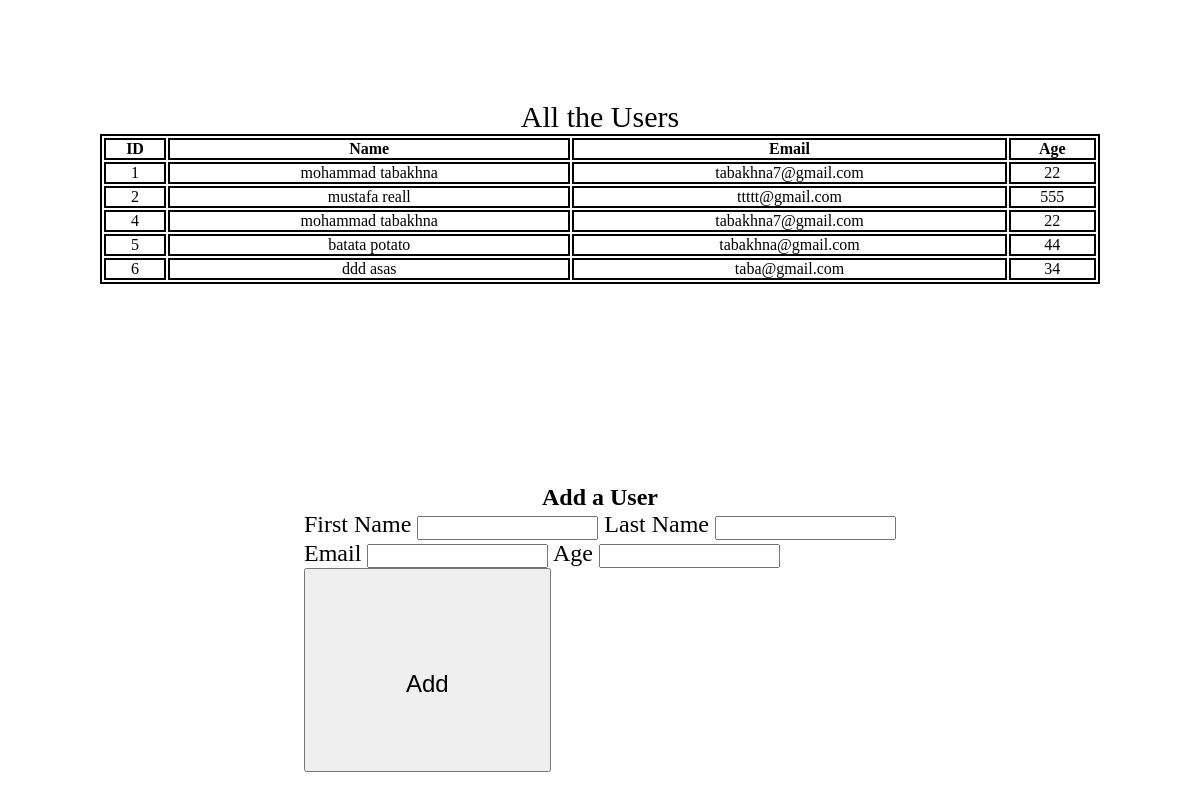
Before: / with the older database file.
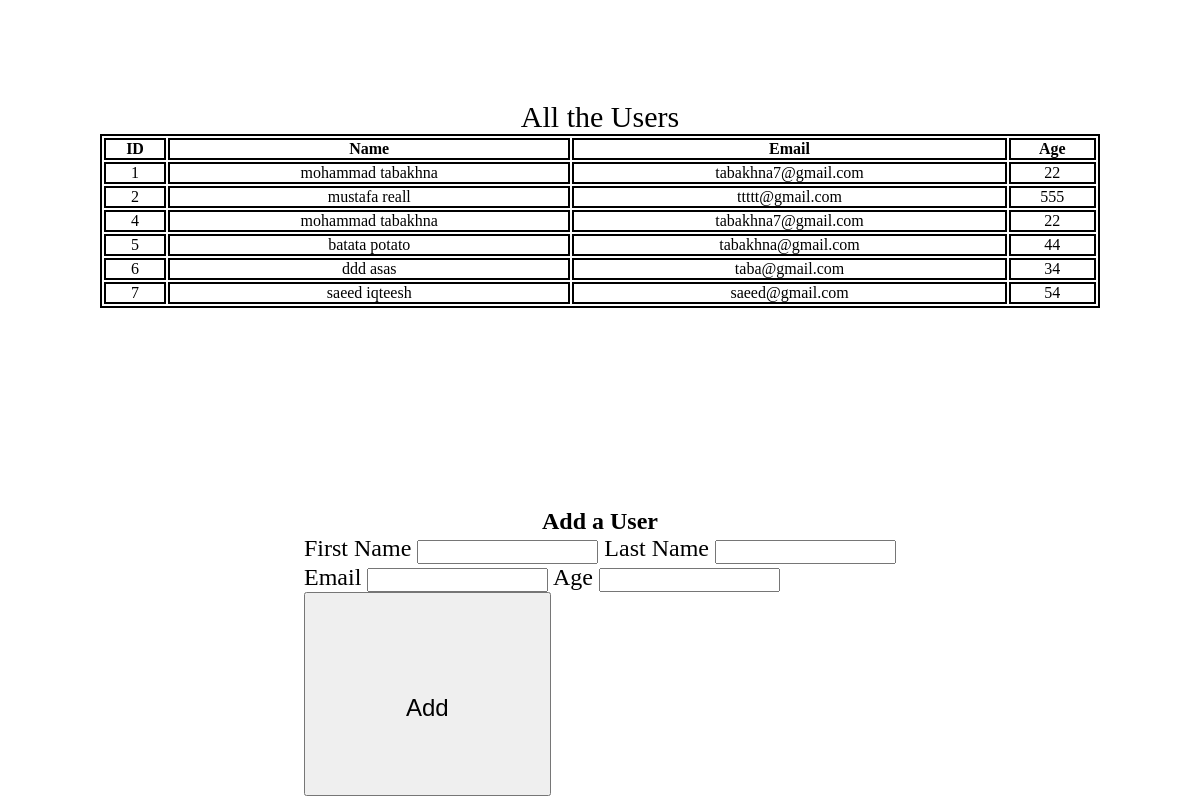
After: the same page with the newer database file.
### user_app/models.py (models this page shows)
class User(models.Model):
    first_name = models.CharField(max_length=100)
    last_name = models.CharField(max_length=100)
    email = models.EmailField()
    age = models.IntegerField()

### user_app/views.py (the view)
# urls.py: path('', views.index),
def index(request):
    Data = { "Users":User.objects.all()}
    return render(request, "index.html", Data)

### user_app/templates/index.html (shortened to what this page needs)
<!DOCTYPE html>
<html lang="en">
<head>
    {% load static %}
      <link rel="stylesheet" href="{% static 'style.css' %}">
</head>
<body>
    <table class="table">
        <caption>All the Users</caption>
        <tr>
            <th>ID</th>
            <th>Name</th>
            <th>Email</th>
            <th>Age</th>
        </tr>
        {% for user in Users %}
        <tr>
            <td>{{ user.id }}</td>
            <td>{{ user.first_name }} {{ user.last_name }}</td>
            <td>{{ user.email }}</td>
            <td>{{ user.age }}</td>
        </tr>
        {% endfor %}
    </table>
    <h2>Add a User</h2>
    <div class="add">
        <form action="/add_user" method="post">
            <label for="first_name">First Name</label>
            <input type="text" name="first_name">
            <label for="last_name">Last Name</label>
            <input type="text" name="last_name"> <br>
            <label for="Email">Email</label>
            <input type="email" name="Email">
            <label for="Age">Age</label>
            <input type="number" name="Age"><br>
            <button>Add</button>
    </div>
</body>
</html>

### user_app/static/style.css (style rules this page uses)
* { padding: 0; margin: 0; }
.table { width: 1000px; border: 2px solid black; margin: 0 auto; margin-top: 100px; text-align: center; }
.table tr th { border: 2px solid black; }
.table td { border: 2px solid black; }
caption { font-size: 30px; }
.add { display: flex; justify-content: center; font-size: 24px; }
h2 { margin-top: 200px; text-align: center; }
.add input { height: 20px; }
button { padding: 100px; height: 30px; text-align: center; font-size: 24px; }

Changed rows visible on the page:
added User: id "7", first_name "saeed", last_name "iqteesh", email "saeed@gmail.com", age "54"
